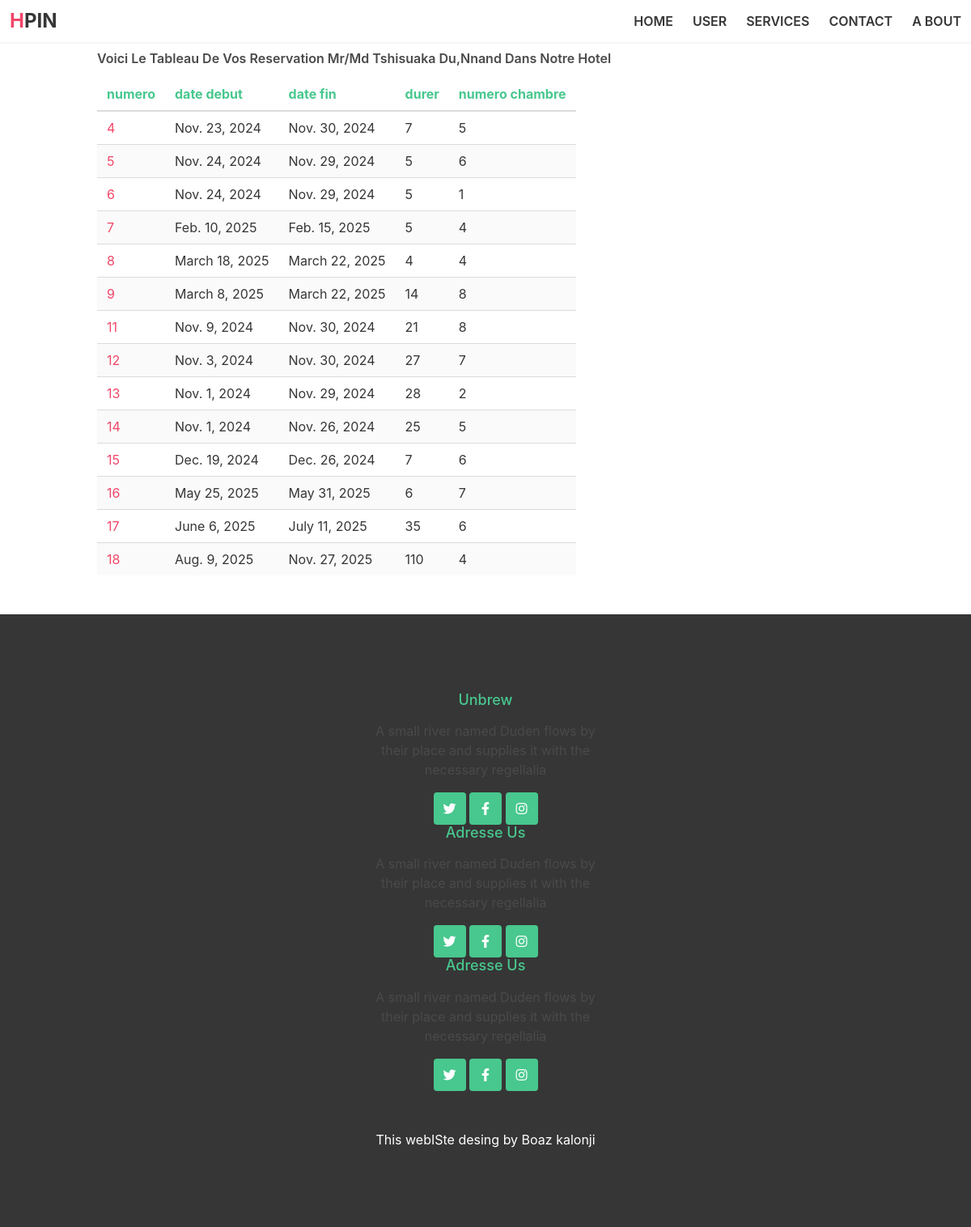
The app's page /utilisateurs/viewreservation/1/ (signed in) with its own data.
### gestionhotel/models.py (models this page shows, shortened)
class Reservations(models.Model):
    user = models.ForeignKey(User, on_delete=models.CASCADE)
    compte = models.ForeignKey(Comptes, on_delete=models.CASCADE, null=False)
    chambre = models.ForeignKey(Chambres, on_delete=models.CASCADE, blank=True)
    date_debut = models.DateField(null=False)
    date_fin = models.DateField(null=False)
    num_compte = models.IntegerField()
    durer = models.IntegerField()
    code_reservation = models.IntegerField(unique=True)

### utilisateurs/views.py (the view)
# urls.py: path('viewreservation/<int:id>/', viewreservation, name='viewreservation'),
@login_required(login_url = 'utilisateurs:login_users')
def viewreservation(request,id):
    context = {
        'reservation':Reservations.objects.filter(user_id = id)
    }
    return render(request,'utilisateurs/viewreservation.html', context)

### utilisateurs/templates/utilisateurs/viewreservation.html (shortened to what this page needs)
{% extends 'base.html' %}
{% load static %}
{% block content %}
    <section class="section ">
        <div class="container">
            <h1 class=" mt-3 mb-3 is-6 has-text-weight-semibold is-capitalized">Voici le tableau de  vos reservation Mr/Md {{ user.username }}
                {{user.last_name}}  dans notre Hotel </h1>
            <div class="table-container is-centered">
                <table class="table is-striped ">
                    <thead>
                        <tr>
                            <th  class="has-text-success">numero</th>
                            <th  class="has-text-success">date debut</th>
                            <th  class="has-text-success">date fin</th>
                            <th  class="has-text-success">durer</th>
                            <th  class="has-text-success">numero chambre</th>
                        </tr>
                    </thead>
                    <tbody>
                        {% for i in reservation %}
                            <tr>
                                <td class="has-text-danger">{{i.id}}</td>
                                <td>{{i.date_debut}}</td>
                                <td>{{i.date_fin}}</td>
                                <td>{{i.durer}}</td>
                                <td>{{i.chambre_id}}</td>
                            </tr>
                        {% endfor %}
                    </tbody>
                </table>
            </div>
        </div>
    </section>
{% endblock %}

### records on screen
Reservations: id "4", date_debut "Nov. 23, 2024", date_fin "Nov. 30, 2024", durer "7", chambre_id "5"
Reservations: id "5", date_debut "Nov. 24, 2024", date_fin "Nov. 29, 2024", durer "5", chambre_id "6"
Reservations: id "6", date_debut "Nov. 24, 2024", date_fin "Nov. 29, 2024", durer "5", chambre_id "1"
Reservations: id "7", date_debut "Feb. 10, 2025", date_fin "Feb. 15, 2025", durer "5", chambre_id "4"
Reservations: id "8", date_debut "March 18, 2025", date_fin "March 22, 2025", durer "4", chambre_id "4"
Reservations: id "9", date_debut "March 8, 2025", date_fin "March 22, 2025", durer "14", chambre_id "8"
Reservations: id "11", date_debut "Nov. 9, 2024", date_fin "Nov. 30, 2024", durer "21", chambre_id "8"
Reservations: id "12", date_debut "Nov. 3, 2024", date_fin "Nov. 30, 2024", durer "27", chambre_id "7"
Reservations: id "13", date_debut "Nov. 1, 2024", date_fin "Nov. 29, 2024", durer "28", chambre_id "2"
Reservations: id "14", date_debut "Nov. 1, 2024", date_fin "Nov. 26, 2024", durer "25", chambre_id "5"
Reservations: id "15", date_debut "Dec. 19, 2024", date_fin "Dec. 26, 2024", durer "7", chambre_id "6"
Reservations: id "16", date_debut "May 25, 2025", date_fin "May 31, 2025", durer "6", chambre_id "7"
Reservations: id "17", date_debut "June 6, 2025", date_fin "July 11, 2025", durer "35", chambre_id "6"
Reservations: id "18", date_debut "Aug. 9, 2025", date_fin "Nov. 27, 2025", durer "110", chambre_id "4"

### other values on screen
{{ user.username }} "Tshisuaka"
{{ user.last_name }} "Du,nnand"
